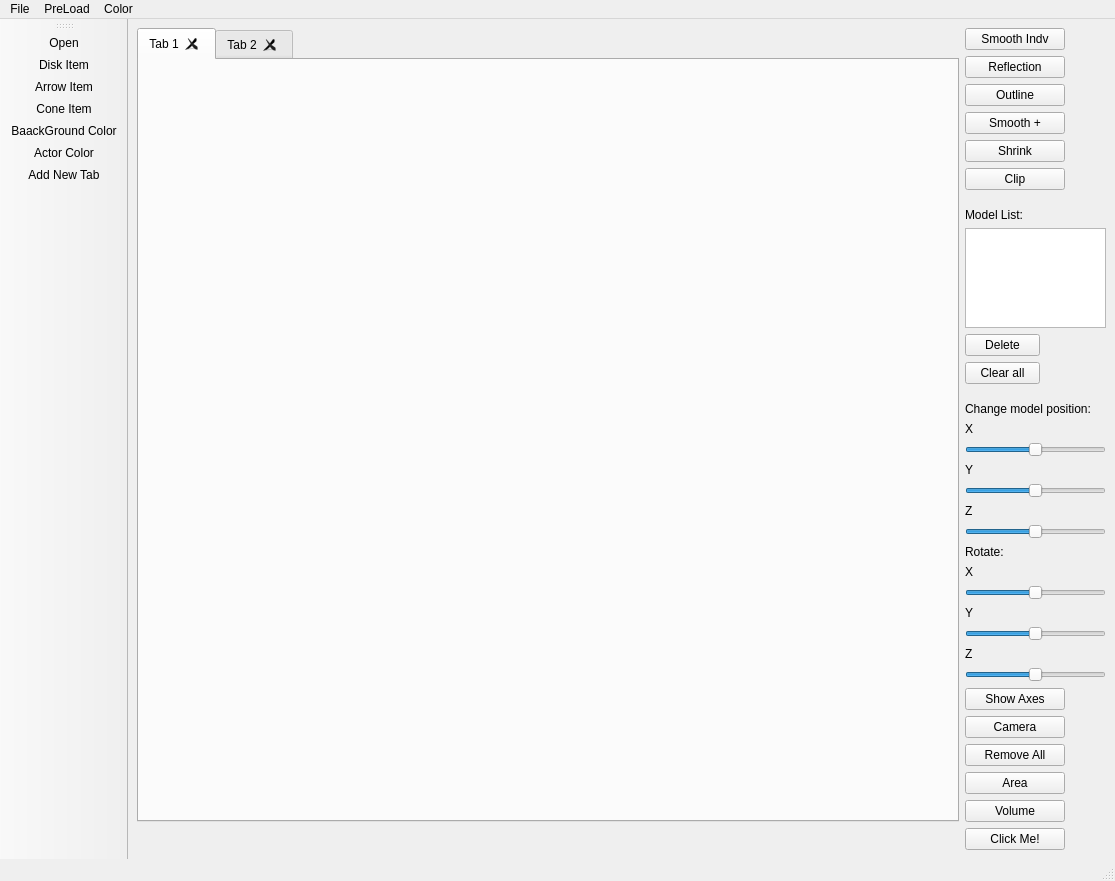
<?xml version="1.0" encoding="UTF-8"?>
<ui version="4.0">
 <class>MainWindow</class>
 <widget class="QMainWindow" name="MainWindow">
  <property name="geometry">
   <rect>
    <x>0</x>
    <y>0</y>
    <width>1115</width>
    <height>881</height>
   </rect>
  </property>
  <property name="windowTitle">
   <string>MainWindow</string>
  </property>
  <property name="windowOpacity">
   <double>1.000000000000000</double>
  </property>
  <property name="autoFillBackground">
   <bool>true</bool>
  </property>
  <property name="styleSheet">
   <string notr="true"/>
  </property>
  <widget class="QWidget" name="centralwidget">
   <layout class="QGridLayout" name="gridLayout">
    <item row="4" column="1">
     <widget class="QPushButton" name="shrink">
      <property name="maximumSize">
       <size>
        <width>100</width>
        <height>16777215</height>
       </size>
      </property>
      <property name="text">
       <string>Shrink</string>
      </property>
     </widget>
    </item>
    <item row="12" column="1">
     <layout class="QVBoxLayout" name="verticalLayout_2">
      <item>
       <widget class="QLabel" name="label_8">
        <property name="maximumSize">
         <size>
          <width>140</width>
          <height>16777215</height>
         </size>
        </property>
        <property name="text">
         <string>Rotate: </string>
        </property>
       </widget>
      </item>
      <item>
       <widget class="QLabel" name="label_7">
        <property name="maximumSize">
         <size>
          <width>140</width>
          <height>16777215</height>
         </size>
        </property>
        <property name="text">
         <string>X</string>
        </property>
       </widget>
      </item>
      <item>
       <widget class="QSlider" name="RX">
        <property name="maximumSize">
         <size>
          <width>150</width>
          <height>16777215</height>
         </size>
        </property>
        <property name="minimum">
         <number>-360</number>
        </property>
        <property name="maximum">
         <number>360</number>
        </property>
        <property name="orientation">
         <enum>Qt::Horizontal</enum>
        </property>
       </widget>
      </item>
      <item>
       <widget class="QLabel" name="label_6">
        <property name="maximumSize">
         <size>
          <width>140</width>
          <height>16777215</height>
         </size>
        </property>
        <property name="text">
         <string>Y</string>
        </property>
       </widget>
      </item>
      <item>
       <widget class="QSlider" name="RY">
        <property name="maximumSize">
         <size>
          <width>150</width>
          <height>16777215</height>
         </size>
        </property>
        <property name="minimum">
         <number>-360</number>
        </property>
        <property name="maximum">
         <number>360</number>
        </property>
        <property name="orientation">
         <enum>Qt::Horizontal</enum>
        </property>
       </widget>
      </item>
      <item>
       <widget class="QLabel" name="label_5">
        <property name="maximumSize">
         <size>
          <width>140</width>
          <height>16777215</height>
         </size>
        </property>
        <property name="text">
         <string>Z</string>
        </property>
       </widget>
      </item>
      <item>
       <widget class="QSlider" name="RZ">
        <property name="maximumSize">
         <size>
          <width>150</width>
          <height>16777215</height>
         </size>
        </property>
        <property name="minimum">
         <number>-360</number>
        </property>
        <property name="maximum">
         <number>360</number>
        </property>
        <property name="orientation">
         <enum>Qt::Horizontal</enum>
        </property>
       </widget>
      </item>
     </layout>
    </item>
    <item row="17" column="1">
     <widget class="QPushButton" name="CalcV">
      <property name="maximumSize">
       <size>
        <width>100</width>
        <height>16777215</height>
       </size>
      </property>
      <property name="text">
       <string>Volume</string>
      </property>
     </widget>
    </item>
    <item row="1" column="1">
     <widget class="QPushButton" name="reflection">
      <property name="maximumSize">
       <size>
        <width>100</width>
        <height>16777215</height>
       </size>
      </property>
      <property name="text">
       <string>Reflection</string>
      </property>
     </widget>
    </item>
    <item row="8" column="1">
     <layout class="QVBoxLayout" name="verticalLayout_3">
      <item>
       <widget class="QLabel" name="label_9">
        <property name="maximumSize">
         <size>
          <width>75</width>
          <height>16777215</height>
         </size>
        </property>
        <property name="text">
         <string>Model List:</string>
        </property>
       </widget>
      </item>
      <item>
       <widget class="QListWidget" name="list">
        <property name="maximumSize">
         <size>
          <width>150</width>
          <height>16777215</height>
         </size>
        </property>
       </widget>
      </item>
      <item>
       <widget class="QPushButton" name="delete_2">
        <property name="maximumSize">
         <size>
          <width>75</width>
          <height>16777215</height>
         </size>
        </property>
        <property name="text">
         <string>Delete</string>
        </property>
       </widget>
      </item>
      <item>
       <widget class="QPushButton" name="clear">
        <property name="maximumSize">
         <size>
          <width>75</width>
          <height>16777215</height>
         </size>
        </property>
        <property name="text">
         <string>Clear all</string>
        </property>
       </widget>
      </item>
     </layout>
    </item>
    <item row="0" column="1">
     <widget class="QPushButton" name="smooth">
      <property name="maximumSize">
       <size>
        <width>100</width>
        <height>16777215</height>
       </size>
      </property>
      <property name="text">
       <string>Smooth Indv</string>
      </property>
     </widget>
    </item>
    <item row="2" column="1">
     <widget class="QPushButton" name="outline">
      <property name="maximumSize">
       <size>
        <width>100</width>
        <height>16777215</height>
       </size>
      </property>
      <property name="text">
       <string>Outline</string>
      </property>
     </widget>
    </item>
    <item row="0" column="0" rowspan="18">
     <widget class="QTabWidget" name="tabWidget">
      <property name="currentIndex">
       <number>0</number>
      </property>
      <property name="tabsClosable">
       <bool>true</bool>
      </property>
      <property name="movable">
       <bool>true</bool>
      </property>
      <widget class="QWidget" name="tab1">
       <attribute name="title">
        <string>Tab 1</string>
       </attribute>
       <attribute name="toolTip">
        <string>Tab 1</string>
       </attribute>
       <layout class="QGridLayout" name="gridLayout_2">
        <item row="0" column="0">
         <widget class="QVTKOpenGLWidget" name="qvtkWidget" native="true">
          <property name="minimumSize">
           <size>
            <width>800</width>
            <height>500</height>
           </size>
          </property>
         </widget>
        </item>
       </layout>
      </widget>
      <widget class="QWidget" name="tab2">
       <attribute name="title">
        <string>Tab 2</string>
       </attribute>
       <layout class="QGridLayout" name="gridLayout_3">
        <item row="0" column="0">
         <widget class="QVTKOpenGLWidget" name="qvtkWidget2" native="true">
          <property name="minimumSize">
           <size>
            <width>800</width>
            <height>500</height>
           </size>
          </property>
         </widget>
        </item>
       </layout>
      </widget>
     </widget>
    </item>
    <item row="3" column="1">
     <widget class="QPushButton" name="smoothadd">
      <property name="maximumSize">
       <size>
        <width>100</width>
        <height>16777215</height>
       </size>
      </property>
      <property name="text">
       <string>Smooth +</string>
      </property>
     </widget>
    </item>
    <item row="15" column="1">
     <widget class="QPushButton" name="Remove">
      <property name="maximumSize">
       <size>
        <width>100</width>
        <height>16777215</height>
       </size>
      </property>
      <property name="text">
       <string>Remove All</string>
      </property>
     </widget>
    </item>
    <item row="11" column="1">
     <layout class="QVBoxLayout" name="verticalLayout">
      <item>
       <widget class="QLabel" name="label">
        <property name="maximumSize">
         <size>
          <width>140</width>
          <height>16777215</height>
         </size>
        </property>
        <property name="text">
         <string>Change model position: </string>
        </property>
       </widget>
      </item>
      <item>
       <widget class="QLabel" name="label_2">
        <property name="maximumSize">
         <size>
          <width>140</width>
          <height>16777215</height>
         </size>
        </property>
        <property name="text">
         <string>X</string>
        </property>
       </widget>
      </item>
      <item>
       <widget class="QSlider" name="changeX">
        <property name="maximumSize">
         <size>
          <width>150</width>
          <height>16777215</height>
         </size>
        </property>
        <property name="minimum">
         <number>-100</number>
        </property>
        <property name="maximum">
         <number>100</number>
        </property>
        <property name="singleStep">
         <number>1</number>
        </property>
        <property name="pageStep">
         <number>1</number>
        </property>
        <property name="orientation">
         <enum>Qt::Horizontal</enum>
        </property>
       </widget>
      </item>
      <item>
       <widget class="QLabel" name="label_3">
        <property name="maximumSize">
         <size>
          <width>140</width>
          <height>16777215</height>
         </size>
        </property>
        <property name="text">
         <string>Y</string>
        </property>
       </widget>
      </item>
      <item>
       <widget class="QSlider" name="changeY">
        <property name="maximumSize">
         <size>
          <width>150</width>
          <height>16777215</height>
         </size>
        </property>
        <property name="minimum">
         <number>-100</number>
        </property>
        <property name="maximum">
         <number>100</number>
        </property>
        <property name="singleStep">
         <number>1</number>
        </property>
        <property name="pageStep">
         <number>1</number>
        </property>
        <property name="orientation">
         <enum>Qt::Horizontal</enum>
        </property>
       </widget>
      </item>
      <item>
       <widget class="QLabel" name="label_4">
        <property name="maximumSize">
         <size>
          <width>140</width>
          <height>16777215</height>
         </size>
        </property>
        <property name="text">
         <string>Z</string>
        </property>
       </widget>
      </item>
      <item>
       <widget class="QSlider" name="changeZ">
        <property name="maximumSize">
         <size>
          <width>150</width>
          <height>16777215</height>
         </size>
        </property>
        <property name="minimum">
         <number>-100</number>
        </property>
        <property name="maximum">
         <number>100</number>
        </property>
        <property name="singleStep">
         <number>1</number>
        </property>
        <property name="pageStep">
         <number>1</number>
        </property>
        <property name="orientation">
         <enum>Qt::Horizontal</enum>
        </property>
       </widget>
      </item>
     </layout>
    </item>
    <item row="14" column="1">
     <widget class="QPushButton" name="Cam">
      <property name="maximumSize">
       <size>
        <width>100</width>
        <height>16777215</height>
       </size>
      </property>
      <property name="text">
       <string>Camera</string>
      </property>
     </widget>
    </item>
    <item row="5" column="1">
     <widget class="QPushButton" name="clip">
      <property name="maximumSize">
       <size>
        <width>100</width>
        <height>16777215</height>
       </size>
      </property>
      <property name="text">
       <string>Clip</string>
      </property>
     </widget>
    </item>
    <item row="13" column="1">
     <widget class="QPushButton" name="axes">
      <property name="maximumSize">
       <size>
        <width>100</width>
        <height>16777215</height>
       </size>
      </property>
      <property name="text">
       <string>Show Axes</string>
      </property>
     </widget>
    </item>
    <item row="16" column="1">
     <widget class="QPushButton" name="CalcA">
      <property name="maximumSize">
       <size>
        <width>100</width>
        <height>16777215</height>
       </size>
      </property>
      <property name="text">
       <string>Area</string>
      </property>
     </widget>
    </item>
    <item row="18" column="1">
     <widget class="QPushButton" name="Test">
      <property name="maximumSize">
       <size>
        <width>100</width>
        <height>16777215</height>
       </size>
      </property>
      <property name="text">
       <string>Click Me!</string>
      </property>
     </widget>
    </item>
   </layout>
  </widget>
  <widget class="QMenuBar" name="menubar">
   <property name="geometry">
    <rect>
     <x>0</x>
     <y>0</y>
     <width>1115</width>
     <height>21</height>
    </rect>
   </property>
   <widget class="QMenu" name="menuFile">
    <property name="title">
     <string>File</string>
    </property>
    <addaction name="actionFileOpen"/>
    <addaction name="actionAdd"/>
   </widget>
   <widget class="QMenu" name="menuPreLoad">
    <property name="title">
     <string>PreLoad</string>
    </property>
    <addaction name="ball"/>
    <addaction name="cone"/>
    <addaction name="arrow"/>
   </widget>
   <widget class="QMenu" name="menuColor">
    <property name="title">
     <string>Color</string>
    </property>
    <addaction name="AColor"/>
    <addaction name="BColor"/>
   </widget>
   <addaction name="menuFile"/>
   <addaction name="menuPreLoad"/>
   <addaction name="menuColor"/>
  </widget>
  <widget class="QStatusBar" name="statusbar"/>
  <widget class="QToolBar" name="toolBar">
   <property name="windowTitle">
    <string>toolBar</string>
   </property>
   <attribute name="toolBarArea">
    <enum>LeftToolBarArea</enum>
   </attribute>
   <attribute name="toolBarBreak">
    <bool>false</bool>
   </attribute>
   <addaction name="actionFileOpen"/>
   <addaction name="ball"/>
   <addaction name="arrow"/>
   <addaction name="cone"/>
   <addaction name="BColor"/>
   <addaction name="AColor"/>
   <addaction name="actionAdd"/>
  </widget>
  <action name="actionFileOpen">
   <property name="icon">
    <iconset resource="Icons/icons.qrc">
     <normaloff>:/Icons/file.png</normaloff>:/Icons/file.png</iconset>
   </property>
   <property name="text">
    <string>Open</string>
   </property>
  </action>
  <action name="ball">
   <property name="icon">
    <iconset resource="Icons/icons.qrc">
     <normaloff>:/Icons/disk.png</normaloff>:/Icons/disk.png</iconset>
   </property>
   <property name="text">
    <string>Disk Item</string>
   </property>
  </action>
  <action name="arrow">
   <property name="icon">
    <iconset resource="Icons/icons.qrc">
     <normaloff>:/Icons/arrow.png</normaloff>:/Icons/arrow.png</iconset>
   </property>
   <property name="text">
    <string>Arrow Item</string>
   </property>
  </action>
  <action name="cone">
   <property name="icon">
    <iconset resource="Icons/icons.qrc">
     <normaloff>:/Icons/slz.png</normaloff>:/Icons/slz.png</iconset>
   </property>
   <property name="text">
    <string>Cone Item</string>
   </property>
  </action>
  <action name="BColor">
   <property name="icon">
    <iconset resource="Icons/icons.qrc">
     <normaloff>:/Icons/dark.png</normaloff>:/Icons/dark.png</iconset>
   </property>
   <property name="text">
    <string>BaackGround Color</string>
   </property>
  </action>
  <action name="AColor">
   <property name="icon">
    <iconset resource="Icons/icons.qrc">
     <normaloff>:/Icons/color.png</normaloff>:/Icons/color.png</iconset>
   </property>
   <property name="text">
    <string>Actor Color</string>
   </property>
  </action>
  <action name="actionAdd">
   <property name="icon">
    <iconset resource="Icons/icons.qrc">
     <normaloff>:/Icons/save.png</normaloff>:/Icons/save.png</iconset>
   </property>
   <property name="text">
    <string>Add New Tab</string>
   </property>
  </action>
 </widget>
 <customwidgets>
  <customwidget>
   <class>QVTKOpenGLWidget</class>
   <extends>QWidget</extends>
   <header>QVTKOpenGLWidget.h</header>
  </customwidget>
 </customwidgets>
 <resources>
  <include location="Icons/icons.qrc"/>
 </resources>
 <connections/>
</ui>
